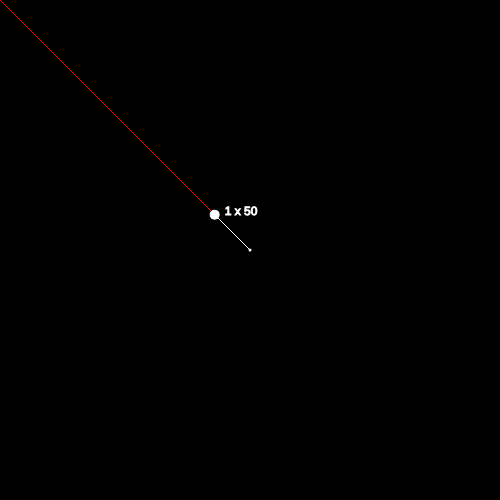
Frame 1 (no input)
Frame 60 (no input): identical to frame 1, image omitted
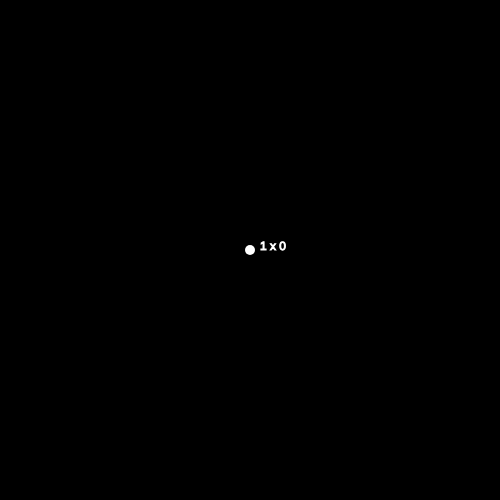
Frame 120 (the mouse pressed at the canvas centre since frame 60)

The p5.js sketch that drew these frames (run headless with seeded random() and noise() and a simulated clock; from frame 60 on, the mouse is pressed at the canvas centre):

// p5.js sketch
// ── sketch.js
// IMA NYU Shanghai
// The Nature of Code
// MOQN
// Feb 22 2017


var vector;

function setup() {
  createCanvas(500, 500);
  fill(255);

}

function draw() {
  background(0);
  
  vector = createVector(mouseX - width / 2, mouseY - height / 2);

  translate(width / 2, height / 2);
  
  // before normalize()
  stroke(255, 0, 0);
  line(0, 0, vector.x, vector.y); 
  
  vector.normalize(); //change the magnitude 1 (Unit Vector)
  vector.mult(50);
  var magitude = vector.mag();
  
  // after normalize()
  noStroke();
  ellipse(0, 0, 3, 3);
  ellipse(vector.x, vector.y, 10, 10);
  stroke(255);
  line(0, 0, vector.x, vector.y);
  
  text("1 x " + round(magitude), vector.x + 10, vector.y);
}
